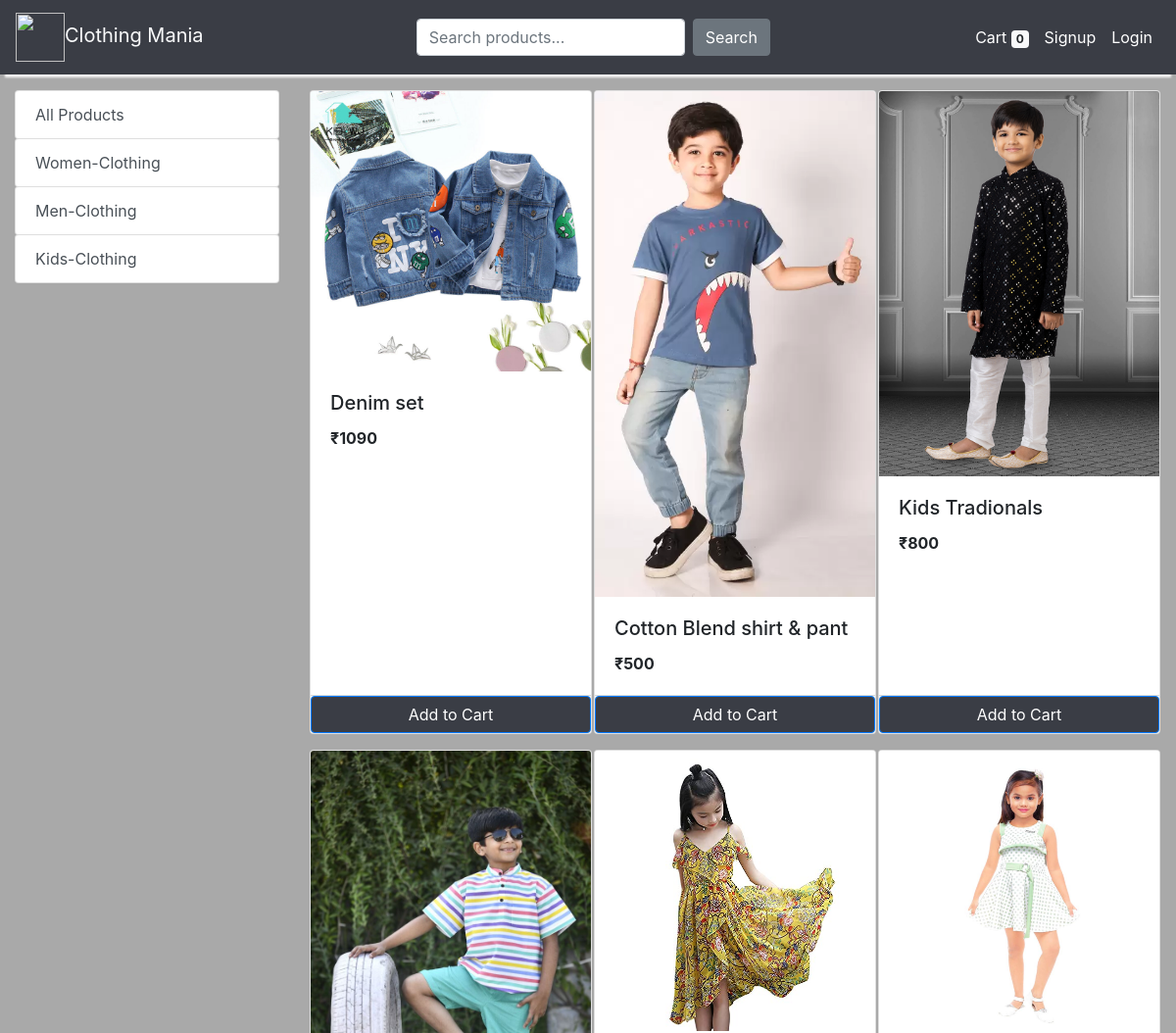
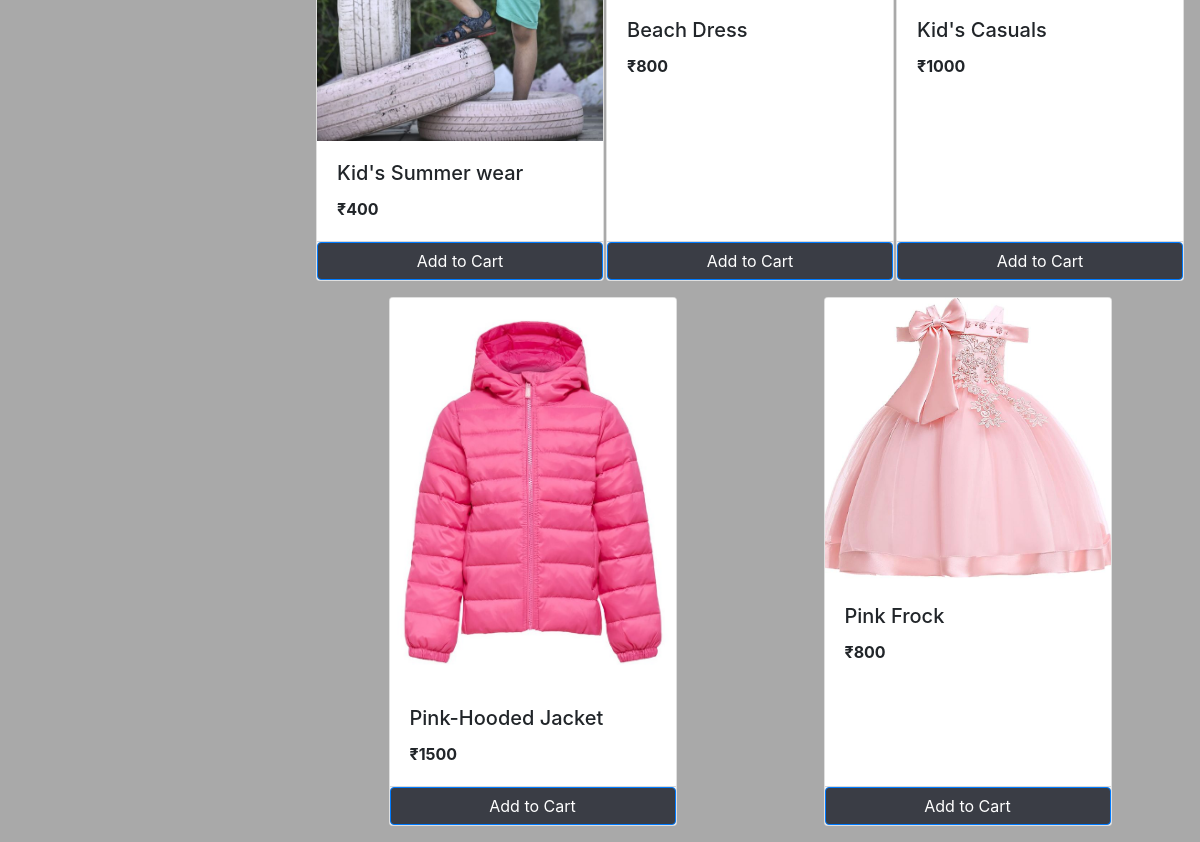
Screenshot of /store?category=24 with the database file from the repository (2 pictures, top to bottom).
### store/models/category.py (models this page shows, shortened)
class Category(models.Model):
    name= models.CharField(max_length=50)
    @staticmethod
    def get_all_categories():
        return Category.objects.all()
    class Meta:
        verbose_name = "Category"
        verbose_name_plural = "Categories"

### store/models/product.py (models this page shows, shortened)
class Products(models.Model):
    name = models.CharField(max_length=60)
    price = models.IntegerField(default=0)
    category = models.ForeignKey(Category,on_delete=models.CASCADE,default=1 )
    description = models.CharField(max_length=250, default='', blank=True, null= True)
    image = models.ImageField(upload_to='uploads/products/')
    @staticmethod
    def get_all_products_by_categoryid(category_id):
        if category_id:
            return Products.objects.filter (category=category_id)
        else:
            return Products.get_all_products()
    class Meta:
        verbose_name = "Product"
        verbose_name_plural = "Products"

### store/views/home.py (the view)
# urls.py: path('' , include('store.urls'))
def store(request):
    cart = request.session.get('cart')
    if not cart:
        request.session['cart'] = {}
    products = None
    categories = Category.get_all_categories()
    categoryID = request.GET.get('category')
    if categoryID:
        products = Products.get_all_products_by_categoryid(categoryID)
    else:
        products = Products.get_all_products()
    data = {}
    data['products'] = products
    data['categories'] = categories
    print('you are : ', request.session.get('email'))
    return render(request, 'index.html', data)

### store/templatetags/cart.py (called while the page is built)
@register.filter (name='is_in_cart')
def is_in_cart(product, cart):
    keys = cart.keys ()
    for id in keys:
        if int (id) == product.id:
            return True
    return False

### store/templatetags/custom_filter.py (called while the page is built)
@register.filter(name='currency')
def currency(number):
    return "₹"+str(number)

### store/templates/index.html (shortened to what this page needs)
{% extends 'base.html' %}
{% block content %}
{% load cart %}
{% load custom_filter %}
<div class="container-fluid mt-3">
	<div class="row">
		<div class="col-lg-3 mx-auto">
			<div class="list-group">
				<a href="/" class="list-group-item list-group-item-action btn">All Products</a>
				{% for category in categories %}
				<a href="/?category={{category.id}}"
					class="list-group-item list-group-item-action btn ">{{category.name}}</a>
				{% endfor %}
			</div>
		</div>
		<div id='products' class="col-lg-9 mx-auto">
			<div class="row mx-auto">
				{% for product in products %}
				<div class="card mx-auto mb-3" id={{product.id}} style="width: 18rem;">
					<img class="card-img-top" src="{{product.image.url}}" alt="Card image cap">
					<div class="card-body">
						<h5 class="card-title">{{product.name}}</h5>
						<p class="card-text"><b>{{product.price|currency}}</b></p>
					</div>
					<div class="card-footer p-0 no-gutters">
						{% if product|is_in_cart:request.session.cart %}
						<div class="row no-gutters">
							<form action="/#{{product.id}}" class="col-2 " method="post">
								{% csrf_token %}
								<input hidden type="text" name='product' value='{{product.id}}'>
								<input hidden type="text" name='remove' value='True'>
								<button type="submit" class="btn btn-primary my-3 my-sm-0" style="width:50px; background-color: #3A3D45;">-</button>
							</form>
							<div class="btn btn-primary my-0 my-sm-0 mx-auto w-70" style="width:150px; background-color: #3A3D45;">{{product|cart_quantity:request.session.cart}} in Cart</div>
							<form action="/#{{product.id}}" class="col-2 " method="post">
								{% csrf_token %}
								<input hidden type="text" name='product' value='{{product.id}}'>
								<button type="submit" class="btn btn-primary my-3 my-sm-0" style="width:50px; background-color: #3A3D45;">+</button>
							</form>
						</div>
						{% else %}
						<form action="/#{{product.id}}" method="POST" class="btn-block">
							<button class="btn btn-primary btn-block my-2 my-sm-0" style="background-color: #3A3D45;" type="submit">Add to Cart</button>
						</form>
						{% endif %}
					</div>
				</div>
				{% endfor %}
			</div>
		</div>
	</div>
</div>
{% endblock %}

### store/templates/base.html (style rules this page uses)
body { background-color: darkgray; background-size: 200px; background-image: url('https://thumbs.gfycat.com/LimpEntireEland-max-1mb.gif'); }

### store/templates/index.html (style rules this page uses)
@media (min-width: 576px) { #products .card { width: 18rem; float: left; margin: 0 10px 10px 0; } }
@media (min-width: 768px) { #products .card { width: 22rem; float: left; margin: 0 15px 15px 0; } }
@media (min-width: 992px) { #products .card { width: 25rem; float: left; margin: 0 20px 20px 0; } }

### rows the page displays
Category: name "Women-Clothing"
Category: name "Men-Clothing"
Category: name "Kids-Clothing"
Products: image (picture), name "Denim set", price "₹1090"
Products: image (picture), name "Cotton Blend shirt & pant", price "₹500"
Products: image (picture), name "Kids Tradionals", price "₹800"
Products: image (picture), name "Kid's Summer wear", price "₹400"
Products: image (picture), name "Beach Dress", price "₹800"
Products: image (picture), name "Kid's Casuals", price "₹1000"
Products: image (picture), name "Pink-Hooded Jacket", price "₹1500"
Products: image (picture), name "Pink Frock", price "₹800"

### other values shown
{{ request.session.cart.keys|length }} "0"
